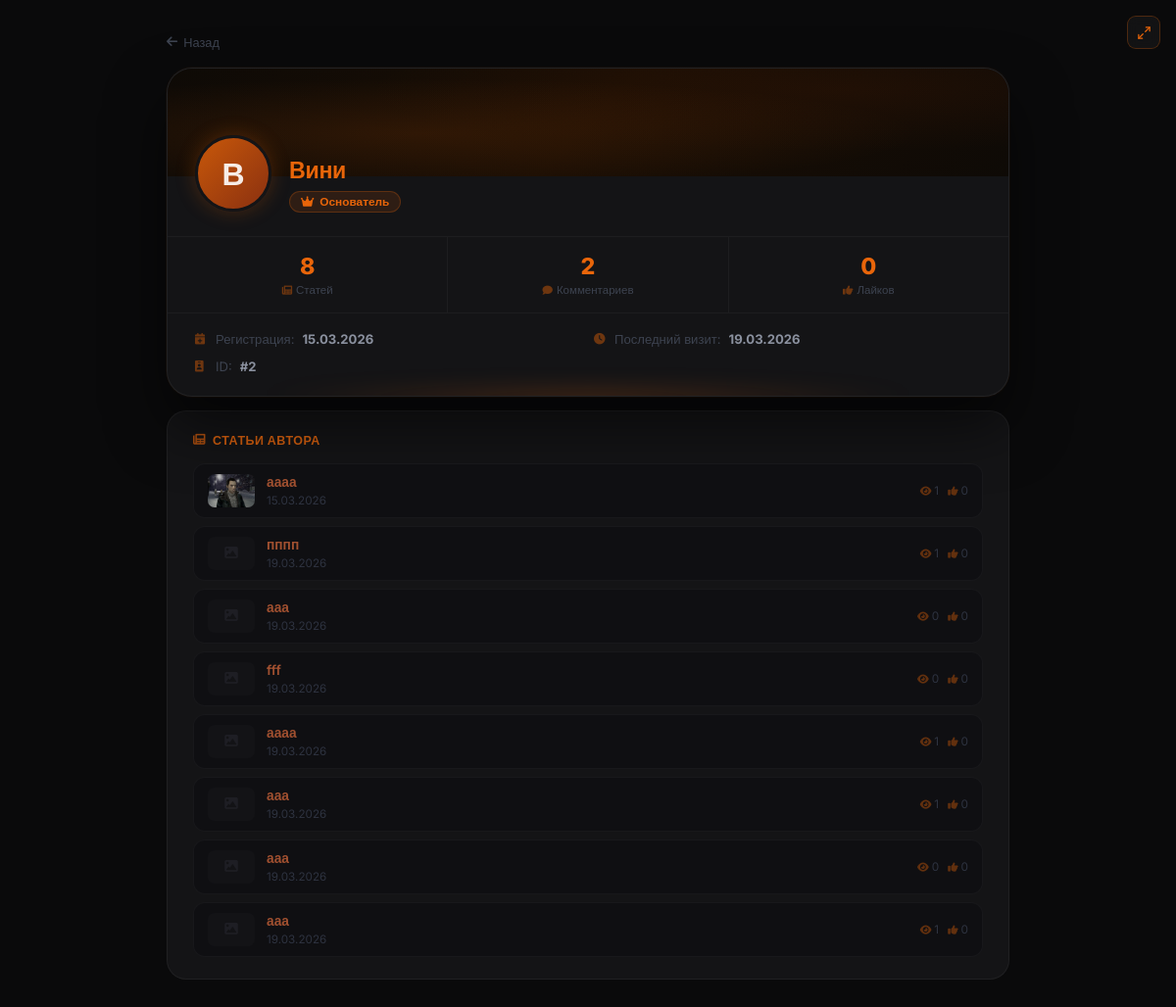
/profile/Вини, run on an earlier commit of the app's database.
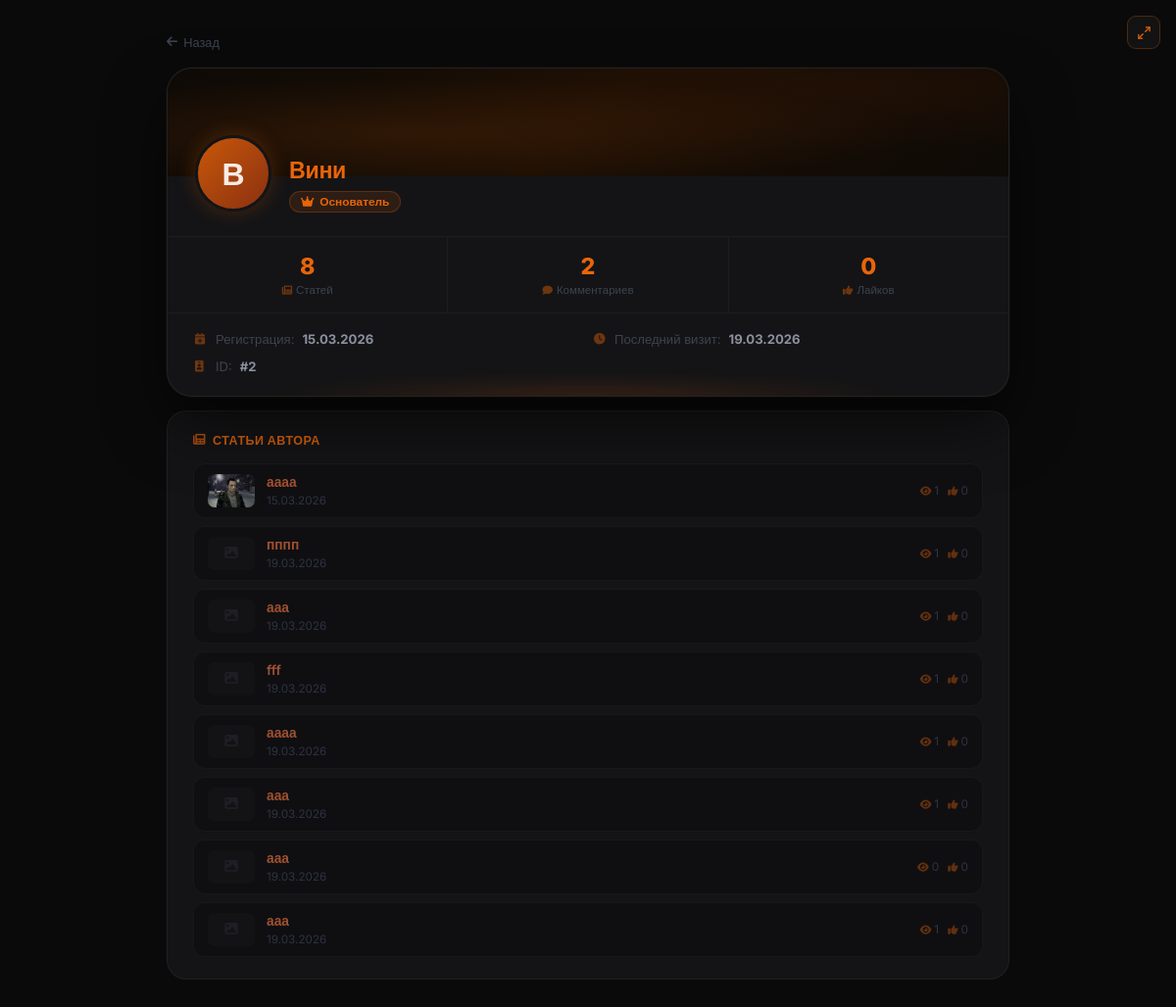
And on a later commit of the database.
### models.py (models this page shows, shortened)
class Article(db.Model):
    __tablename__ = 'articles'
    id          = db.Column(db.Integer, primary_key=True)
    title       = db.Column(db.String(300), nullable=False)
    preview     = db.Column(db.Text, nullable=True)       # краткое описание
    content     = db.Column(db.Text, nullable=False)
    image       = db.Column(db.String(500), nullable=True)  # URL изображения (старый способ)
    image_file  = db.Column(db.String(300), nullable=True)  # имя файла загруженного изображения
    video_url   = db.Column(db.String(500), nullable=True)  # ссылка на YouTube
    video_file  = db.Column(db.String(300), nullable=True)  # загруженный видео-файл
    category    = db.Column(db.String(50), default='article')
    views       = db.Column(db.Integer, default=0)
    likes       = db.Column(db.Integer, default=0)
    dislikes    = db.Column(db.Integer, default=0)
    created_at  = db.Column(db.DateTime, default=datetime.utcnow)
    updated_at  = db.Column(db.DateTime, default=datetime.utcnow, onupdate=datetime.utcnow)
    author_id   = db.Column(db.Integer, db.ForeignKey('users.id'), nullable=False)
    game_id     = db.Column(db.Integer, db.ForeignKey('games.id'), nullable=True)
    comments    = db.relationship('Comment',      backref='article', lazy='dynamic',
                                  cascade='all, delete-orphan')
    votes       = db.relationship('Vote',         backref='article', lazy='dynamic',
                                  cascade='all, delete-orphan')
    extra_pages = db.relationship('ExtraPage',    backref='article', lazy='dynamic',
                                  cascade='all, delete-orphan')
    dropdown_items = db.relationship('DropdownItem', backref='article', lazy='dynamic',
                                     cascade='all, delete-orphan', order_by='DropdownItem.order')
    article_views  = db.relationship('ArticleView',  backref='article', lazy='dynamic',
                                     cascade='all, delete-orphan')
    def get_image_url(self):
        if self.image_file:
            return f'/static/uploads/{self.image_file}'
        if self.image:
            return self.image
        return None

### app.py (the view)
@app.route('/profile/<username>')
def profile(username):
    user = User.query.filter_by(username=username).first_or_404()
    can_see_email = (current_user.is_authenticated and
                     (current_user.id == user.id or current_user.role >= 3))
    return render_template('profile.html', user=user, can_see_email=can_see_email)

### app.py (called while the page is built)
@app.before_request
def update_last_seen():
    if current_user.is_authenticated:
        current_user.last_seen = datetime.utcnow()
        db.session.commit()

@app.after_request
def add_security_headers(response):
    response.headers['X-Content-Type-Options'] = 'nosniff'
    response.headers['X-Frame-Options']        = 'DENY'
    response.headers['X-XSS-Protection']       = '1; mode=block'
    response.headers.pop('Server', None)
    response.headers.pop('X-Powered-By', None)
    return response

### models.py (called while the page is built)
    def is_banned(self):
        if self.banned_until and self.banned_until > datetime.utcnow():
            return True
        return False

### templates/profile.html (shortened to what this page needs)
{% extends "base.html" %}
{% block content %}
<div class="profile-outer">
<div class="profile-inner">
    <a onclick="history.length > 1 ? history.back() : window.location='{{ url_for('forum') }}'; return false;" href="{{ url_for('forum') }}" class="back-link">
        <i class="fas fa-arrow-left"></i> Назад
    </a>
    <div class="profile-main-card">
        <div class="profile-banner"></div>
        <div class="profile-info-row">
            <label class="profile-avatar" {% if user.id == current_user.id %}for="avatarFileQuick" title="Сменить аватарку"{% endif %}>
                {% if user.avatar %}
                    <img src="{{ user.avatar }}" alt="{{ user.username }}">
                {% else %}
                    {{ user.username[0] }}
                {% endif %}
            </label>
            <div class="profile-name-block">
                <div class="profile-username">{{ user.username }}</div>
                {% set role_names = {0: ('Участник', 'fas fa-user'), 1: ('Модератор', 'fas fa-shield-alt'), 2: ('Редактор', 'fas fa-pen'), 3: ('Ст. Модератор', 'fas fa-user-shield'), 4: ('Основатель', 'fas fa-crown')} %}
                {% set rname, ricon = role_names.get(user.role, ('Участник', 'fas fa-user')) %}
                <div class="role-badge role-{{ user.role }}"><i class="{{ ricon }}"></i> {{ rname }}</div>
            </div>
        </div>
        <div class="profile-stats">
            <div class="stat-box">
                <span class="stat-num">{{ user.articles.count() }}</span>
                <div class="stat-lbl"><i class="fas fa-newspaper"></i> Статей</div>
            </div>
            <div class="stat-box">
                <span class="stat-num">{{ user.comments.count() }}</span>
                <div class="stat-lbl"><i class="fas fa-comment"></i> Комментариев</div>
            </div>
            <div class="stat-box">
                <span class="stat-num">{% set tl = namespace(v=0) %}{% for art in user.articles %}{% set tl.v = tl.v + art.likes %}{% endfor %}{{ tl.v }}</span>
                <div class="stat-lbl"><i class="fas fa-thumbs-up"></i> Лайков</div>
            </div>
        </div>
        <div class="profile-details">
            <div class="detail-row"><i class="fas fa-calendar-plus"></i> Регистрация: <strong>{% if user.created_at %}{{ user.created_at.strftime('%d.%m.%Y') }}{% else %}—{% endif %}</strong></div>
            <div class="detail-row"><i class="fas fa-clock"></i> Последний визит: <strong>{% if user.last_seen %}{{ user.last_seen.strftime('%d.%m.%Y') }}{% else %}—{% endif %}</strong></div>
            <div class="detail-row"><i class="fas fa-id-badge"></i> ID: <strong>#{{ user.id }}</strong></div>
        </div>
    </div>
    {% if user.articles.count() > 0 %}
    <div class="sub-card">
        <div class="sub-title"><i class="fas fa-newspaper"></i> Статьи автора</div>
        {% for art in user.articles.limit(10) %}
        <a href="{{ url_for('article', article_id=art.id) }}" class="art-item">
            {% if art.get_image_url() %}
                <img src="{{ art.get_image_url() }}" class="art-thumb" alt="">
            {% else %}
                <div class="art-thumb-ph"><i class="fas fa-image" style="font-size:0.85rem;"></i></div>
            {% endif %}
            <div style="flex:1; min-width:0; position:relative; z-index:1;">
                <div class="art-title-text">{{ art.title }}</div>
                <div class="art-date">{{ art.created_at.strftime('%d.%m.%Y') }}</div>
            </div>
            <div class="art-stats" style="position:relative; z-index:1;">
                <span><i class="fas fa-eye"></i> {{ art.views }}</span>
                <span><i class="fas fa-thumbs-up"></i> {{ art.likes }}</span>
            </div>
        </a>
        {% endfor %}
    </div>
    {% endif %}
</div>
</div>
{% endblock %}

What changed in the data, as far as the page shows it:
changed Article (number 3 of 8 on the later page): views "0" → "1"
changed Article "fff": views "0" → "1"
